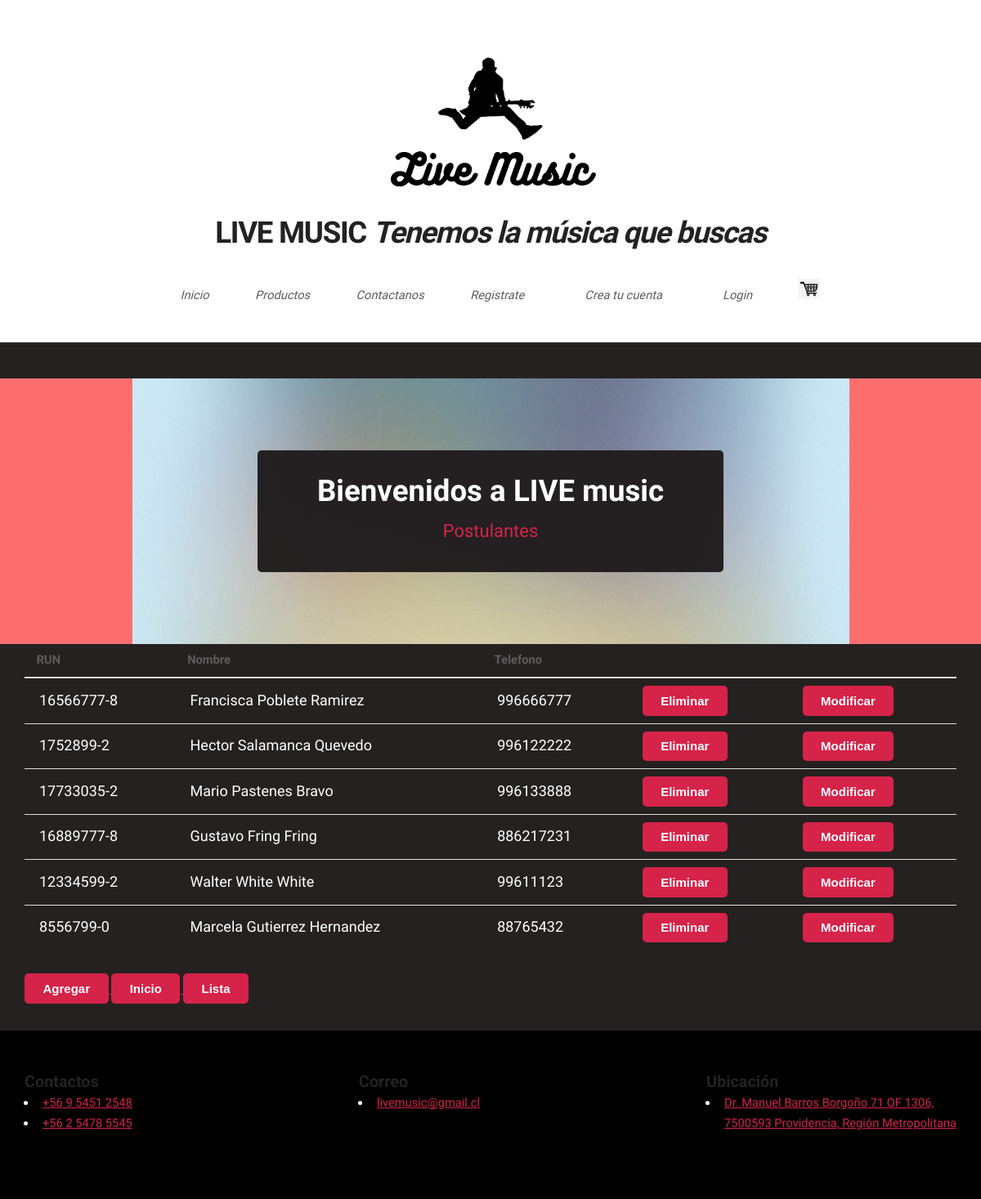
/crud/, run on the app's committed database.
### demo/models.py (models this page shows, shortened)
class Postulante(models.Model):
    rut              = models.CharField(primary_key=True, max_length=10)
    nombre           = models.CharField(max_length=20)
    apellido_paterno = models.CharField(max_length=20)
    apellido_materno = models.CharField(max_length=20)
    fecha_nacimiento = models.DateField(blank=False, null=False)
    id_genero        = models.ForeignKey('Genero',on_delete=models.CASCADE, db_column='idGenero')
    telefono         = models.CharField(max_length=45)
    email            = models.EmailField(unique=True, max_length=100, blank=True, null=True)
    direccion        = models.CharField(max_length=50, blank=True, null=True)
    activo           = models.IntegerField()

### demo/views.py (the view)
# urls.py: path('crud/', views.crud, name='crud'),
def crud(request):
    demo = Postulante.objects.all()
    context={"demo": demo}
    return render(request, 'demo/alumnos_list.html', context)

### demo/templates/demo/alumnos_list.html (shortened to what this page needs)
{% extends "demo/base.html" %}
{%block content %}
          <section id="banner">
            <header>
                <h2>Bienvenidos a LIVE music</h2>
                <p> Postulantes</p>
            </header>
        </section>
      <header class="container1">
        <div class="container1-content container">
            <div class="container1-txt">
                  <table>
                        {%if demo %}
                      <thead>
                        <tr>
                          <th scope="col">RUN</th>
                          <th scope="col">Nombre</th>
                          <th scope="col">Telefono</th>
                        </tr>
                      </thead>
                      <tbody>
                          {% for postulante in demo %}
                          <tr>
                              <td>{{postulante.rut}}</td>
                              <td>{{postulante.nombre}} {{postulante.apellido_paterno}} {{postulante.apellido_materno}}</td>
                              <td>{{postulante.telefono}}</td>
                              <td> <a href="{% url 'alumnos_del' pk=postulante.rut %}" ><button class="btn btn-danger">Eliminar</button></a>
                                </a></td>
                              <td><a href="{% url 'alumnos_findEdit' pk=postulante.rut %}"><button class="btn btn-success">Modificar</button></a></td>
                            </tr>
                          {% endfor %}
                      {% endif %}
                      </tbody>
                    </table>
                    <a href="{% url 'alumnosAdd'%}">
                      <button class="btn btn-info">Agregar</button>
                      </a>
                    <a href="{% url 'index'%}">
                      <button class="btn btn-info">Inicio</button>
                      </a>
                      <a href="{% url 'listadoSQL'%}">
                        <button class="btn btn-info">Lista</button>
                        </a>
                    </div>
                  </div>
                </header>
  {%endblock%}

### demo/static/css/main.css (style rules this page uses)
html, body, div, span, applet, object, iframe, h1, h2, h3, h4, h5, h6, p, blockquote, pre, a, abbr, acronym, address, big, cite, code, del, dfn, em, img, ins, kbd, q, s, samp, small, strike, strong, sub, sup, tt, var, b, u, i, center, dl, dt, dd, ol, ul, li, fieldset, form, label, legend, table, caption, tbody, tfoot, thead, tr, th, td, article, aside, canvas, details, embed, figure, figcaption, footer, header, hgroup, menu, nav, output, ruby, section, summary, time, mark, audio, video { margin: 0; padding: 0; border: 0; font-size: 100%; font: inherit; vertical-align: baseline; }
article, aside, details, figcaption, figure, footer, header, hgroup, menu, nav, section { display: block; }
body { line-height: 1; }
table { border-collapse: collapse; border-spacing: 0; }
body { -webkit-text-size-adjust: none; }
html { box-sizing: border-box; }
*, *:before, *:after { box-sizing: inherit; }
body { background: #252122; background-image: url("images/bg02.png"); }
body, input, textarea, select { font-family: 'Source Sans Pro'; font-weight: 300; color: #5d5d5d; font-size: 14pt; line-height: 1.75em; }
h1, h2, h3, h4, h5, h6 { color: #252122; font-weight: 700; }
h2 { font-size: 1.5em; }
a { color: #d52349; text-decoration: underline; }
p, ul, ol, dl, table { margin-bottom: 2em; }
.container { margin: 0 auto; max-width: 100%; width: 70em; }
@media screen and (max-width: 1680px) { .container { width: 70em; } }
@media screen and (max-width: 1280px) { .container { width: calc(100% - 60px); } }
table { width: 100%; }
table tr { border-top: solid 1px #dddddd; }
table tr:first-child { border-top: 0; }
table td { padding: 0.5em 1em 0.5em 1em; }
table th { text-align: left; padding: 0.5em 1em 0.5em 1em; font-weight: 700; margin: 0 0 1em 0; }
table thead { border-bottom: solid 2px #dddddd; }
section, article { margin-bottom: 2.5em; }
section > :last-child, section:last-child, article > :last-child, article:last-child { margin-bottom: 0; }
header { margin: 0 0 1.5em 0; }
header > p { display: block; font-style: italic; margin: 0.5em 0 0 0; padding-bottom: 0.5em; }
input[type="button"], input[type="submit"], input[type="reset"], input[type="btn-1"], button, .button { -webkit-appearance: none; display: inline-block; text-decoration: none; cursor: pointer; border: 0; border-radius: 5px; background: #d52349; color: #fff !important; font-weight: 700; outline: 0; font-size: 1.1em; padding: 0.65em 1.5em 0.65em 1.5em; text-align: center; -moz-transition: background-color .25s ease-in-out; -webkit-transition: background-color .25s ease-in-out; -ms-transition: background-color .25s ease-in-out; transition: background-color .25s ease-in-out; }
#page-wrapper > section { margin-bottom: 0; }
#banner { background: #fd6f6f url("../../images/pic01.jpg"); background-position: center center; background-size: auto 100%; background-repeat: no-repeat; text-align: center; position: relative; padding: 8em 0; margin: 4em 0 0 0; }
#banner header { background-color: rgba(34, 30, 31, 0.98); display: inline-block; padding: 2.5em 5em; border-radius: 5px; }
#banner header h2 { color: #fff; font-weight: 700; font-size: 2.5em; margin: 0 0 0.65em 0; }
#banner header p { color: #d52349; padding: 0; font-style: normal; margin: 0; font-size: 1.5em; }
@media screen and (max-width: 1680px) { body, input, textarea, select { font-size: 12pt; } }
@media screen and (max-width: 1280px) { body, input, textarea, select { font-size: 11pt; } }
@media screen and (max-width: 1280px) { #banner { padding: 6em 0; margin: 3em 0 0 0; } }

### demo/templates/demo/alumnos_list.html (style rules this page uses)
body { background-color: rgb(37, 33, 33); }
td { color:white; font-size: 18px; }
button { font-size: 15px; }

### data on the page
Postulante: rut "16566777-8", nombre "Francisca", apellido_paterno "Poblete", apellido_materno "Ramirez", telefono "996666777"
Postulante: rut "1752899-2", nombre "Hector", apellido_paterno "Salamanca", apellido_materno "Quevedo", telefono "996122222"
Postulante: rut "17733035-2", nombre "Mario", apellido_paterno "Pastenes", apellido_materno "Bravo", telefono "996133888"
Postulante: rut "16889777-8", nombre "Gustavo", apellido_paterno "Fring", apellido_materno "Fring", telefono "886217231"
Postulante: rut "12334599-2", nombre "Walter", apellido_paterno "White", apellido_materno "White", telefono "99611123"
Postulante: rut "8556799-0", nombre "Marcela", apellido_paterno "Gutierrez", apellido_materno "Hernandez", telefono "88765432"
